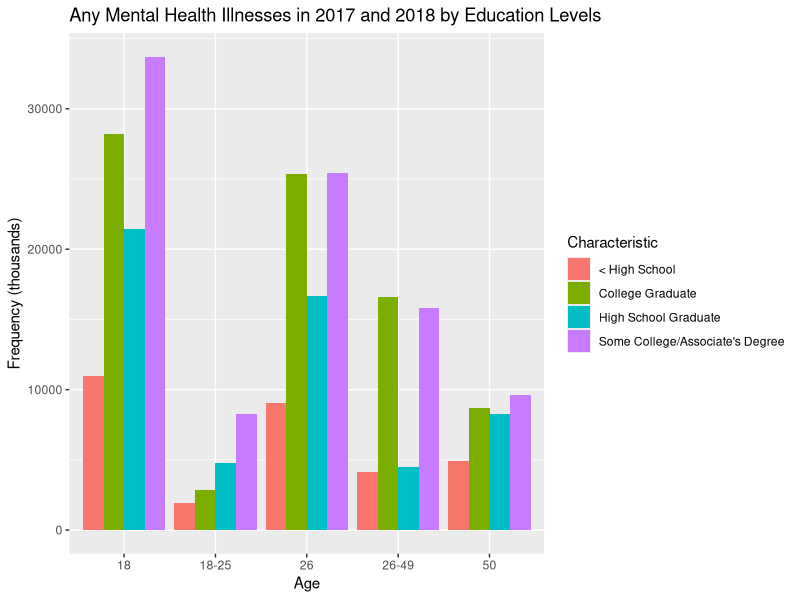
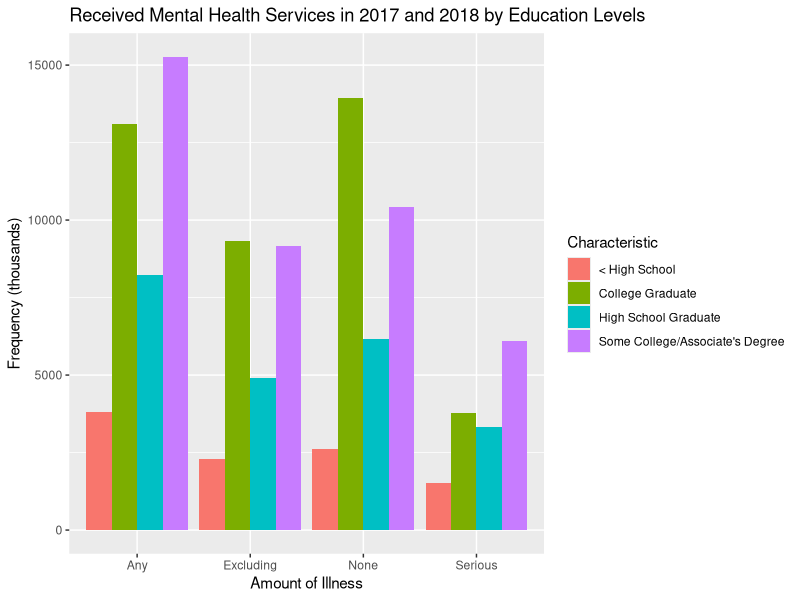

The R source for these figures, in order:
library(dplyr)
library(tidyverse)
library(ggplot2)
library(data.table)
library(reshape2)

# Table 8.3
table8_3 <- read.csv("table8_3_clean.csv")

table8_3 <- table8_3 %>% rename(
  "18" = "X18",
  "18-25" = "X18.25",
  "26" = "X26",
  "26-49" = "X26.49",
  "50" = "X50")

table8_3_clean <- table8_3 %>%
  gather("Age", "Frequency", -Characteristic)

any <- ggplot(data=table8_3_clean, aes(x=Age, y=Frequency, fill=Characteristic)) +
  geom_bar(stat="identity", position=position_dodge()) +
  labs(title="Any Mental Health Illnesses in 2017 and 2018 by Education Levels",
       x ="Age", y = "Frequency (thousands)")


#Table 8.18
table8_18 <- read.csv("table8_18_clean.csv")


table8_18_clean<- table8_18 %>%
  gather("Illness", "Frequency", -Characteristic)

received <- ggplot(data=table8_18_clean, aes(x=Illness, y=Frequency, fill=Characteristic, main = "hi")) +
  geom_bar(stat="identity", position=position_dodge()) +
  labs(title="Received Mental Health Services in 2017 and 2018 by Education Levels",
              x ="Amount of Illness", y = "Frequency (thousands)")


## Analysis for Bar Plot
# These graphs show the number of people (in thousands) over 18 years old who have any mental illnesses compared to
# those who had received mental health services in 2017 and 2018 combined. Any refers to any mental illnesses reported,
# Serious refers to serious mental illnesses reported, Excluding reders to any mental illnesses
# excluding serious mental illnesses, and None refers to those with no mental illnesses recorded.
# The dataset was filtered through geographic/socioeconomic characteristics, so we
# chose to look at the relationship between education levels and those getting mental health help in the US. 
# The graphs generally show that more people reported mental illnesses than the amount of people getting
# help, but we can see that those with college or associates degrees have the largest amount of mental illnesses, yet
# they're the group with the most number of people that got help. We can also use this data by mapping it out
# and comparing it to areas of the US with high and low education levels to make inferences about where access to mental 
# health services are the highest and lowest.




